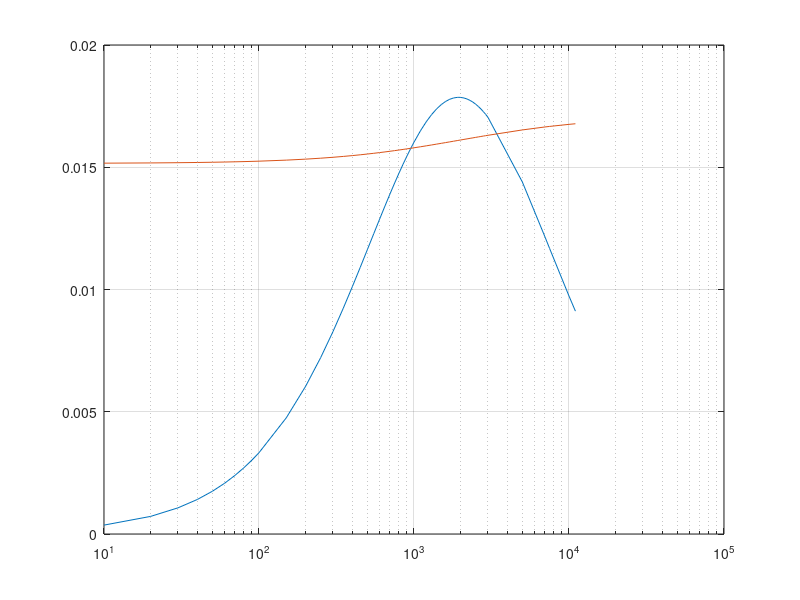
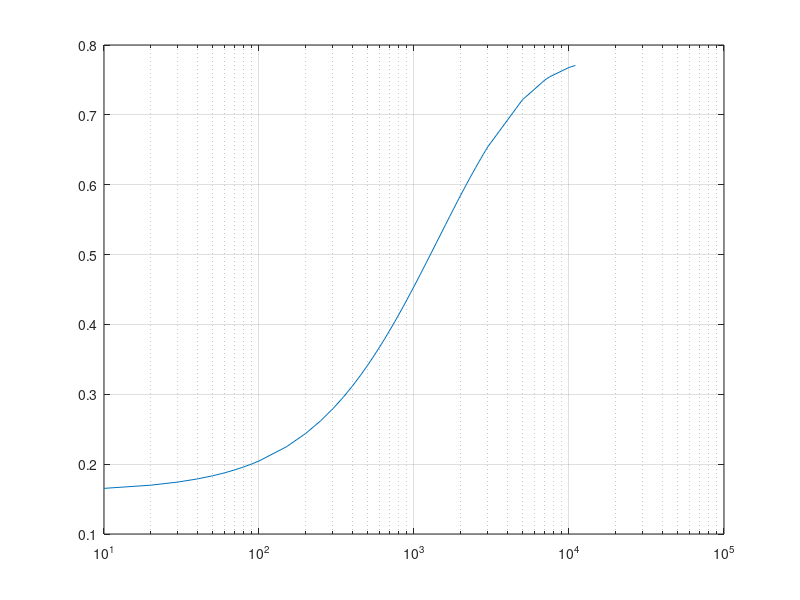
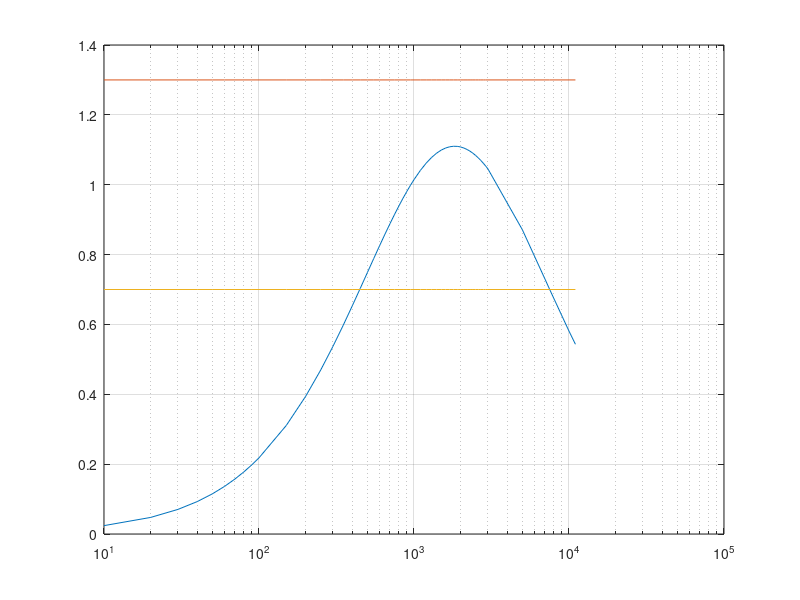

The MATLAB source for these figures, in order:
Vg=-12;
R1=390;
R2=1100;
R3=1800;
R4=24000;
R5=30000;
R6=3000;
R7=15000;
R8=2000; 
R10=4700;
G1=[1,0,0,0,0;(1/R3),-(1/R3 + 1/R4 + 1/R5 + 1/R10),(1/R4),0,(1/R5);(1/R2),(1/R4),-(1/R2 + 1/R4 + 1/R7 + 1/R6),(1/R6),(1/R7);(1/R1),0,(1/R6),-(1/R1 + 1/R6 + 1/R8),(1/R8);0,(1/R5),(1/R7),(1/R8),-(1/R5 + 1/R7 + 1/R8)];
G2=[0,0,0,0,0;0,0,0,0,0;0,0,0,0,0;0,0,0,0,0;0,0,0,0,1];
b=[Vg;0;0;0;0];

R=[10,20,30,40,50,60,70,80,90,100,150,200,250,300,350,400,450,500,550,600,650,700,750,800,850,900,950,1000,1100,1200,1300,1400,1500,1600,1700,1800,1900,1949,2000,2100,2200,2300,2400,2500,2600,2700,2800,2900,3000,5000,7000,7500,10000,11000];
for i=1:length(R)
    R9=R(i);
    A=G1+(-(1/R9)*G2);
    V=A\b;
    PR9=((V(5)^2)/R9);
    PR10=((V(2)^2)/R10);
    Ig=((V(1)-V(4))/R1)+((V(1)-V(3))/R2)+((V(1)-V(2))/R3);
    PG=(Vg * Ig);
    P9(i)=PR9;
    P10(i)=PR10;
    W=(PR9 + PR10)/PG;
    eta(i)=W;
    ratio(i)=(PR9/PR10);
    ymax(i)=1.3;
    ymin(i)=.7;
end  
figure('Name','Powers')
semilogx(R,P9,R,P10)
grid on
figure('Name','Efficiency')
semilogx(R,eta)
grid on
figure('Name','FindingMax')
semilogx(R,ratio,R,ymax,R,ymin)
grid on
